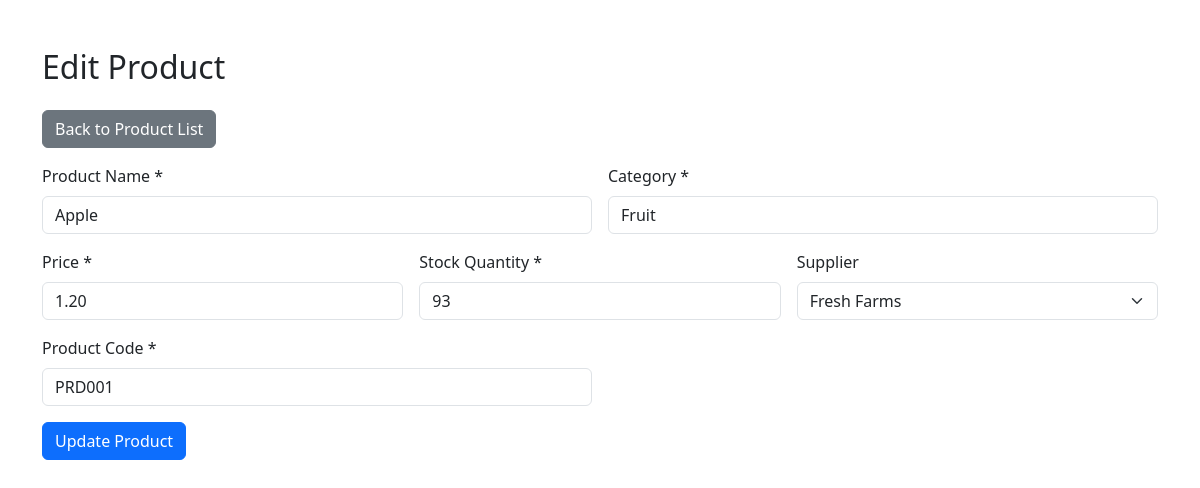
The page /DB_Martizano_Rabaya_Fernando_Graellos_Sedigo/grocery_store_bootstrap/edit_product.php?id=1 on the database its author committed.
### tables this page shows
CREATE TABLE `products` (
  `product_id` int(11) NOT NULL,
  `name` varchar(100) NOT NULL,
  `category` varchar(50) NOT NULL,
  `price` decimal(10,2) NOT NULL CHECK (`price` > 0),
  `stock_qty` int(11) NOT NULL DEFAULT 0 CHECK (`stock_qty` >= 0),
  `supplier_id` int(11) DEFAULT NULL,
  `product_code` varchar(30) NOT NULL
);

CREATE TABLE `suppliers` (
  `supplier_id` int(11) NOT NULL,
  `name` varchar(100) NOT NULL,
  `contact_info` varchar(255) DEFAULT NULL
);

### DB_Martizano_Rabaya_Fernando_Graellos_Sedigo/grocery_store_bootstrap/edit_product.php (the view, shortened to what this page needs)
<?php
require_once 'config/database.php';
$id = $_GET['id'] ?? null;
$stmt = $pdo->prepare("SELECT * FROM Products WHERE product_id = ?");
$stmt->execute([$id]);
$product = $stmt->fetch(PDO::FETCH_ASSOC);
$suppliers = $pdo->query("SELECT supplier_id, name FROM Suppliers")->fetchAll(PDO::FETCH_ASSOC);
?>
<!DOCTYPE html>
<html lang="en">
<head>
    <link href="https://cdn.jsdelivr.net/npm/bootstrap@5.3.3/dist/css/bootstrap.min.css" rel="stylesheet">
</head>
<body>
<div class="container mt-5">
    <h2 class="mb-4">Edit Product</h2>
    <a href="products.php" class="btn btn-secondary mb-3">Back to Product List</a>
    <form method="post" class="row g-3">
        <div class="col-md-6">
            <label class="form-label">Product Name *</label>
            <input type="text" name="name" class="form-control" value="<?= htmlspecialchars($product['name']) ?>" required>
        </div>
        <div class="col-md-6">
            <label class="form-label">Category *</label>
            <input type="text" name="category" class="form-control" value="<?= htmlspecialchars($product['category']) ?>" required>
        </div>
        <div class="col-md-4">
            <label class="form-label">Price *</label>
            <input type="number" name="price" step="0.01" class="form-control" value="<?= htmlspecialchars($product['price']) ?>" required>
        </div>
        <div class="col-md-4">
            <label class="form-label">Stock Quantity *</label>
            <input type="number" name="stock_qty" class="form-control" value="<?= htmlspecialchars($product['stock_qty']) ?>" required>
        </div>
        <div class="col-md-4">
            <label class="form-label">Supplier</label>
            <select name="supplier_id" class="form-select">
                <?php foreach ($suppliers as $supplier): ?>
                    <option value="<?= $supplier['supplier_id'] ?>" <?= $product['supplier_id'] == $supplier['supplier_id'] ? 'selected' : '' ?>>
                        <?= htmlspecialchars($supplier['name']) ?>
                    </option>
                <?php endforeach; ?>
            </select>
        </div>
        <div class="col-md-6">
            <label class="form-label">Product Code *</label>
            <input type="text" name="product_code" class="form-control" value="<?= htmlspecialchars($product['product_code']) ?>" required>
        </div>
        <div class="col-12">
            <button type="submit" class="btn btn-primary">Update Product</button>
        </div>
    </form>
</div>
</body>
</html>

### rows shown on the page
products: name "Apple", category "Fruit", price "1.20", stock_qty "93", supplier_id "Fresh Farms", product_code "PRD001"
